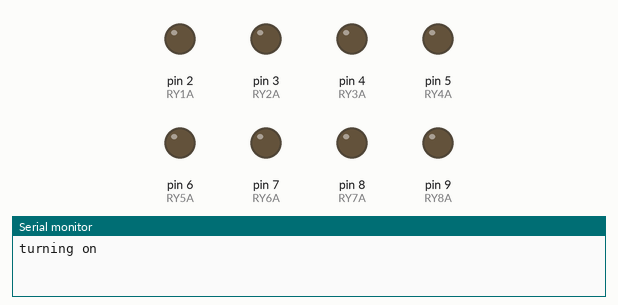
The sketch below on a simulated Arduino Uno, built with avr-gcc and run on an emulated ATmega328P. Parts: output pins drawn as LEDs (lit = HIGH), the last lines printed to the serial monitor.

Above: at 0.1 s.
At 10.65 s:
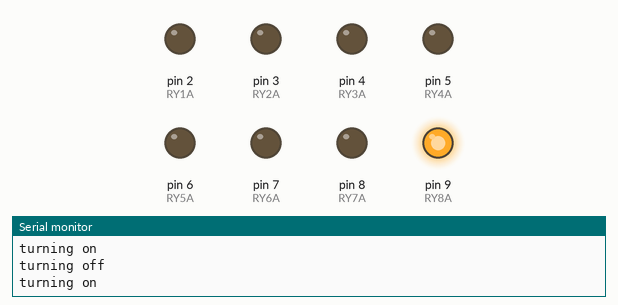
At 18.75 s:
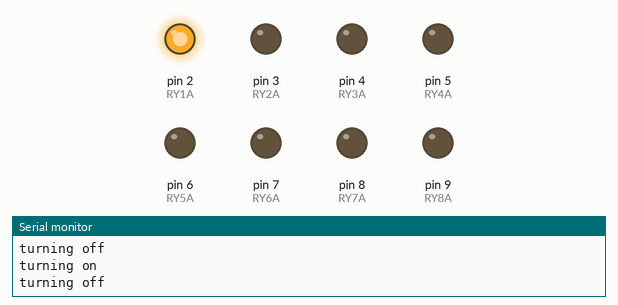
At 24.5 s:
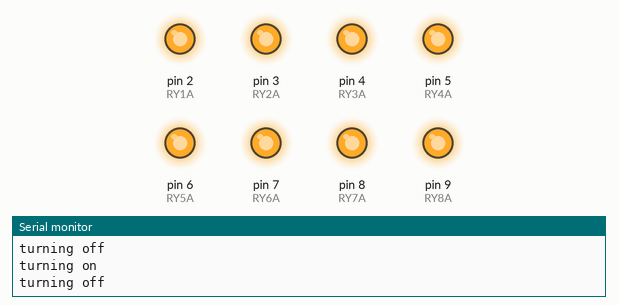
At 29.95 s:
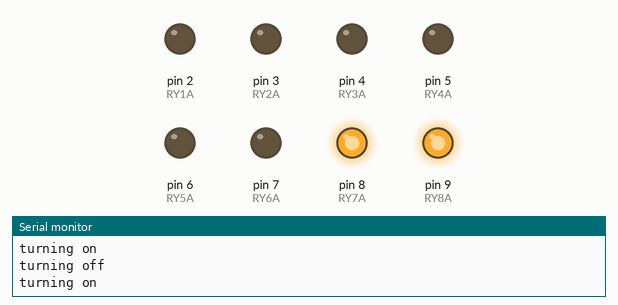
At 38.75 s:
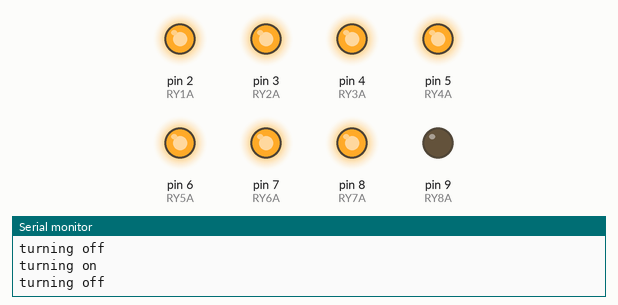
Timing chart, 0 to 40.0 s (numbered marks = the images above):
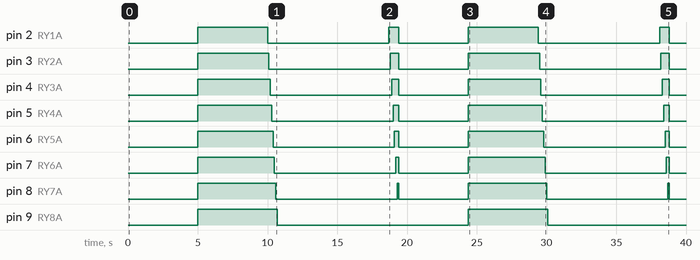

The sketch:

w9yt_remote.ino
```cpp
////////////////////////////////////////////////////////////////////////////////
// W9YT sequencer
//  Control a generic 8-channel relay board for rotator switching, etc.
//  Pro Micro burn as Leonardo
////////////////////////////////////////////////////////////////////////////////


#include "pindefs.h"

void setup() {

  pinMode(RY1A, OUTPUT);
  pinMode(RY2A, OUTPUT);
  pinMode(RY3A, OUTPUT);
  pinMode(RY4A, OUTPUT);
  pinMode(RY5A, OUTPUT);
  pinMode(RY6A, OUTPUT);
  pinMode(RY7A, OUTPUT);
  pinMode(RY8A, OUTPUT);

  digitalWrite(RY1A, HIGH);
  digitalWrite(RY2A, HIGH);
  digitalWrite(RY3A, HIGH);
  digitalWrite(RY4A, HIGH);
  digitalWrite(RY5A, HIGH);
  digitalWrite(RY6A, HIGH);
  digitalWrite(RY7A, HIGH);
  digitalWrite(RY8A, HIGH);

  Serial.begin(9600);
}


void loop() {
  Serial.println("turning on");
  digitalWrite(RY1A, LOW);
  digitalWrite(RY2A, LOW);
  digitalWrite(RY3A, LOW);
  digitalWrite(RY4A, LOW);
  digitalWrite(RY5A, LOW);
  digitalWrite(RY6A, LOW);
  digitalWrite(RY7A, LOW);
  digitalWrite(RY8A, LOW);
  delay(5000);
  Serial.println("turning off");
  digitalWrite(RY1A, HIGH);
  digitalWrite(RY2A, HIGH);
  digitalWrite(RY3A, HIGH);
  digitalWrite(RY4A, HIGH);
  digitalWrite(RY5A, HIGH);
  digitalWrite(RY6A, HIGH);
  digitalWrite(RY7A, HIGH);
  digitalWrite(RY8A, HIGH);

  delay(5000);
  Serial.println("turning on");
  digitalWrite(RY1A, LOW);
  delay(100);
  digitalWrite(RY2A, LOW);
  delay(100);
  digitalWrite(RY3A, LOW);
  delay(100);
  digitalWrite(RY4A, LOW);
  delay(100);
  digitalWrite(RY5A, LOW);
  delay(100);
  digitalWrite(RY6A, LOW);
  delay(100);
  digitalWrite(RY7A, LOW);
  delay(100);
  digitalWrite(RY8A, LOW);
  Serial.println("turning off");
  delay(8000);
  digitalWrite(RY1A, HIGH);
  delay(100);
  digitalWrite(RY2A, HIGH);
  delay(100);
  digitalWrite(RY3A, HIGH);
  delay(100);
  digitalWrite(RY4A, HIGH);
  delay(100);
  digitalWrite(RY5A, HIGH);
  delay(100);
  digitalWrite(RY6A, HIGH);
  delay(100);
  digitalWrite(RY7A, HIGH);
  delay(100);
  digitalWrite(RY8A, HIGH);

}
```

pindefs.h
```cpp
// pin definitions for the control

#ifndef _PINDEFS_H_
#define _PINDEFS_H_

#define RY1A	2
#define RY2A	3
#define RY3A	4
#define RY4A	5
#define RY5A	6
#define RY6A	7
#define RY7A	8
#define RY8A	9

#endif
```

Measured:
- by itself, pin 2 (RY1A): LOW → HIGH at 5.0 s, → LOW 5.0 s later, → HIGH 8.7 s later, → LOW 0.70 s later, … (8 changes in this stretch)
- by itself, pin 3 (RY2A): LOW → HIGH at 5.0 s, → LOW 5.1 s later, → HIGH 8.7 s later, → LOW 0.60 s later, … (8 changes in this stretch)
- by itself, pin 4 (RY3A): LOW → HIGH at 5.0 s, → LOW 5.2 s later, → HIGH 8.7 s later, → LOW 0.50 s later, … (8 changes in this stretch)
- by itself, pin 5 (RY4A): LOW → HIGH at 5.0 s, → LOW 5.3 s later, → HIGH 8.7 s later, → LOW 0.40 s later, … (8 changes in this stretch)
- by itself, pin 6 (RY5A): LOW → HIGH at 5.0 s, → LOW 5.4 s later, → HIGH 8.7 s later, → LOW 0.30 s later, … (8 changes in this stretch)
- by itself, pin 7 (RY6A): LOW → HIGH at 5.0 s, → LOW 5.5 s later, → HIGH 8.7 s later, → LOW 0.20 s later, … (8 changes in this stretch)
- by itself, pin 8 (RY7A): LOW → HIGH at 5.0 s, → LOW 5.6 s later, → HIGH 8.7 s later, → LOW 0.10 s later, … (8 changes in this stretch)
- by itself, pin 9 (RY8A): alternates HIGH for 5.7 s and LOW for 13.7 s
